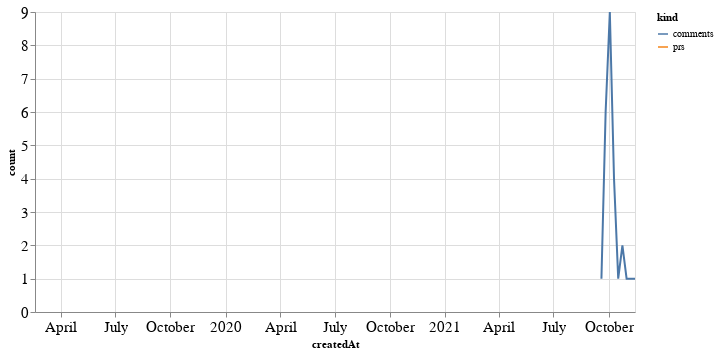

Here is the notebook cell this chart was saved with:
### Code cell
alt.Chart(total_time, width=600).mark_line().encode(
    x='createdAt',
    y='count',
    color='kind'
)

### Figure 1 — Vega-Lite specification as saved in the notebook (floating-point values rounded to 4 significant figures)
{"config": {"axisLeft": {"labelFontSize": 15}, "axisBottom": {"labelFontSize": 15}}, "data": {"name": "data-d80ffd68adc3a7daae1685e6a7d5ac11"}, "mark": "line", "encoding": {"color": {"type": "nominal", "field": "kind"}, "x": {"type": "temporal", "field": "createdAt"}, "y": {"type": "quantitative", "field": "count"}}, "width": 600, "$schema": "https://vega.github.io/schema/vega-lite/v4.8.1.json", "datasets": {"data-d80ffd68adc3a7daae1685e6a7d5ac11": [{"createdAt": "2019-02-17T00:00:00", "kind": "prs", "count": 1.0}, {"createdAt": "2021-09-19T00:00:00", "kind": "prs", "count": null}, {"createdAt": "2021-09-26T00:00:00", "kind": "prs", "count": null}, {"createdAt": "2021-10-03T00:00:00", "kind": "prs", "count": null}, {"createdAt": "2021-10-10T00:00:00", "kind": "prs", "count": null}, {"createdAt": "2021-10-17T00:00:00", "kind": "prs", "count": null}, {"createdAt": "2021-10-24T00:00:00", "kind": "prs", "count": null}, {"createdAt": "2021-10-31T00:00:00", "kind": "prs", "count": null}, {"createdAt": "2021-11-07T00:00:00", "kind": "prs", "count": null}, {"createdAt": "2021-11-14T00:00:00", "kind": "prs", "count": null}, {"createdAt": "2019-02-17T00:00:00", "kind": "comments", "count": null}, {"createdAt": "2021-09-19T00:00:00", "kind": "comments", "count": 1.0}, {"createdAt": "2021-09-26T00:00:00", "kind": "comments", "count": 6.0}, {"createdAt": "2021-10-03T00:00:00", "kind": "comments", "count": 9.0}, {"createdAt": "2021-10-10T00:00:00", "kind": "comments", "count": 4.0}, {"createdAt": "2021-10-17T00:00:00", "kind": "comments", "count": 1.0}, {"createdAt": "2021-10-24T00:00:00", "kind": "comments", "count": 2.0}, {"createdAt": "2021-10-31T00:00:00", "kind": "comments", "count": 1.0}, {"createdAt": "2021-11-07T00:00:00", "kind": "comments", "count": 1.0}, {"createdAt": "2021-11-14T00:00:00", "kind": "comments", "count": 1.0}]}}
